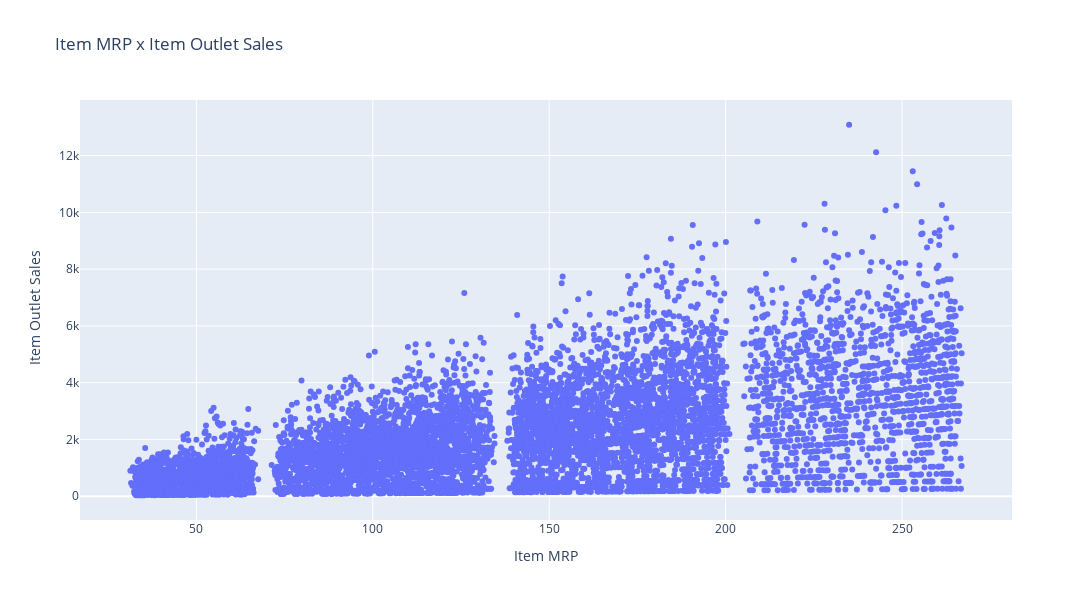

Notebook source saved alongside this figure:
### Code cell
df_scatter = df_train_raw[['Item_MRP', 'Item_Outlet_Sales']]

fig = go.Figure()

fig.add_trace(go.Scatter(
    x=df_scatter['Item_MRP'],
    y=df_scatter['Item_Outlet_Sales'],
    mode='markers',
    name='Item_MRP x Item Outlet Sales'
))

fig.update_layout(
        title=f'<span>Item MRP x Item Outlet Sales</span>', 
        autosize=False,
        width=1200,
        height=600,
        xaxis=dict(title=f'<span>Item MRP</span>'),
        yaxis=dict(title=f'<span> Item Outlet Sales</span>')
    )

fig.show()

### Figure 1 — Plotly figure (JSON) as saved in the notebook; plotly's stock layout.template omitted (floating-point values rounded to 4 significant figures; data arrays with more than 128 entries replaced by an {"elided": "..."} marker saying what was removed)
{"data": [{"mode": "markers", "name": "Item_MRP x Item Outlet Sales", "type": "scatter", "x": {"elided": "8523 float values"}, "y": {"elided": "8523 float values"}}], "layout": {"autosize": false, "height": 600, "title": {"text": "<span>Item MRP x Item Outlet Sales</span>"}, "width": 1200, "xaxis": {"title": {"text": "<span>Item MRP</span>"}}, "yaxis": {"title": {"text": "<span> Item Outlet Sales</span>"}}}}
